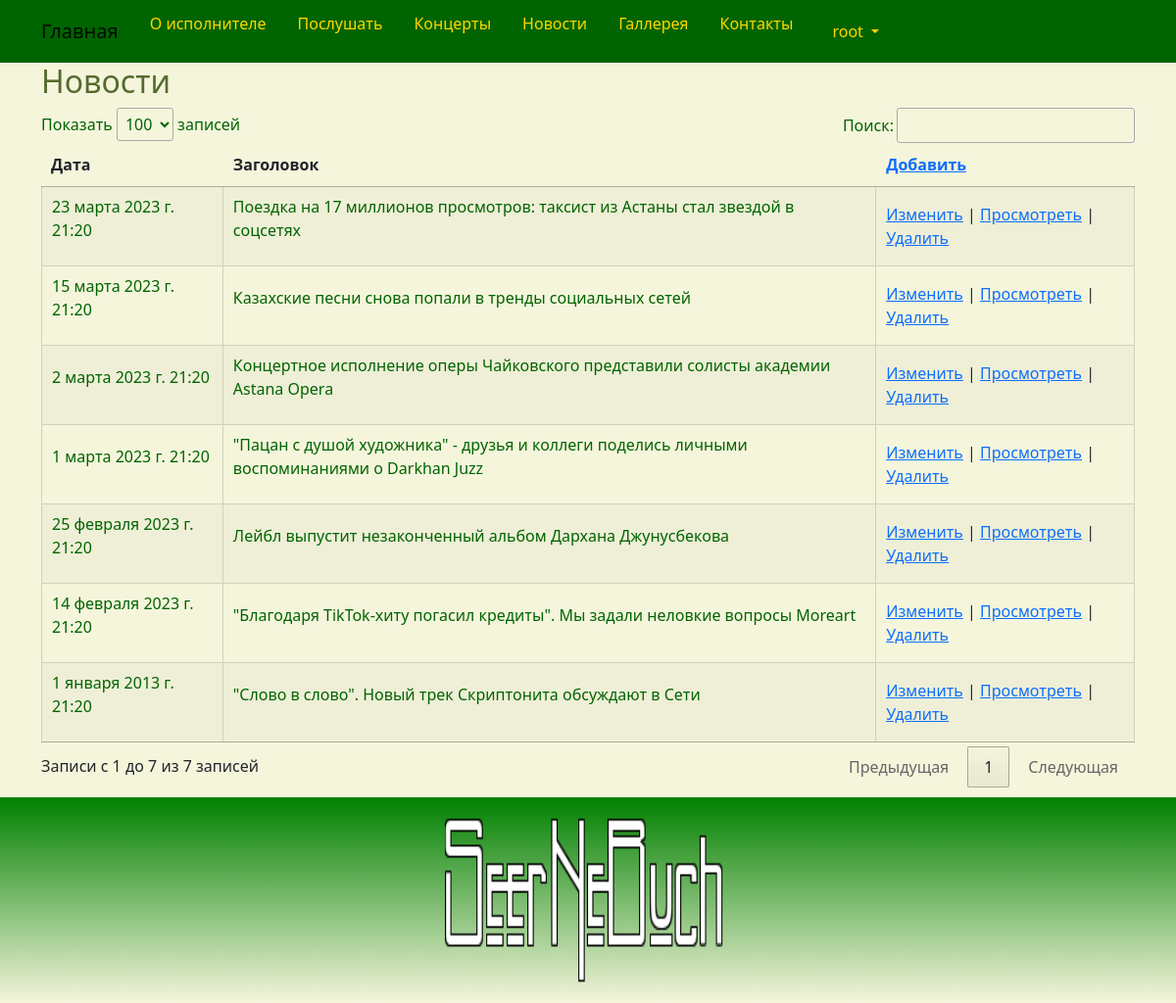
The page /news/index/ (signed in) on the database its author committed.
### band/models.py (models this page shows)
class News(models.Model):
    daten = models.DateTimeField(_('daten'))
    title = models.CharField(_('title_news'), max_length=256)
    details = models.TextField(_('details_news'))
    photo = models.ImageField(_('photo_news'), upload_to='images/', blank=True, null=True)
    class Meta:
        db_table = 'news'
        indexes = [
            models.Index(fields=['daten']),
        ]
        ordering = ['daten']

### band/views.py (the view)
# urls.py: path('news/index/', views.news_index, name='news_index'),
@login_required
@group_required("Managers")
def news_index(request):
    try:
        news = News.objects.all().order_by('-daten')
        return render(request, "news/index.html", {"news": news})
    except Exception as error:
        print(error)
        return HttpResponse(str(error))

### band/views.py (called while the page is built)
def group_required(*group_names):
    def in_groups(u):
        if u.is_authenticated:
            if bool(u.groups.filter(name__in=group_names)) | u.is_superuser:
                return True
        return False
    return user_passes_test(in_groups, login_url='403')

### templates/news/index.html (shortened to what this page needs)
{% extends "base.html" %}
{% load i18n %}
{% block content %}
<h2>{% trans "newss" %}</h2>
{% if news.count > 0 %}
<div class="row">
	<table id="myTable" class="cell-border hover stripe" style="width:100%">
		<thead>
			<tr>
				<th>{% trans "daten" %}</th>
				<th>{% trans "title" %}</th>
				<th><a href="{% url 'news_create'%}">{% trans "Add" %}</a></th>
			</tr>
		</thead>
		<tbody>
			{% for n in news %}
			<tr>
				<td>
					<p>{{ n.daten }}</p>
				</td>
				<td>
					<p>{{ n.title }}</p>
				</td>
				<td>
					<a href="{% url 'news_edit' n.id %}">{% trans "Change" %}</a> |
					<a href="{% url 'news_read' n.id %}">{% trans "View" %}</a> |
					<a onclick="return confirm('Удалить запись?')" href="{% url 'news_delete' n.id %}">{% trans "Delete" %}</a>
				</td>
			</tr>
			{% endfor %}
		</tbody>
	</table>
</div>
{% else %}
<a href="{% url 'news_create'%}">{% trans "Create" %}</a>
{% endif %}
{% endblock content %}

### templates/base.html (shortened to what this page needs)
<!DOCTYPE html>
{% load static %}
{% load i18n %}
<html>
<head>
	<link href="https://cdn.jsdelivr.net/npm/bootstrap@5.0.2/dist/css/bootstrap.min.css" rel="stylesheet">
	<link rel="stylesheet" href="{% static 'css/styles.css' %}" />
	<link rel="stylesheet" href="{% static 'css/choosen.css' %}" />
</head>
	<nav class="navbar navbar-expand-lg navbar-light justify-content-center">
		<div class="container">
			<a class="navbar-brand" href="{{ HTTP_HOST }}/">{% trans "Home" %}</a>
			<div class="collapse navbar-collapse" id="mainMenu">
				<ul class="navbar-nav me-auto mb-2 mb-lg-0">
					<li class="nav-item">
						<a class="dropdown-item" href="{% url 'about' %}">{% trans "about" %}</a>
					</li>
					<li class="nav-item">
						<a class="dropdown-item" href="{% url 'listen' %}">{% trans "listen" %}</a>
					</li>
					<li class="nav-item">
						<a class="dropdown-item" href="{% url 'concert_list' %}">{% trans "concerts" %}</a>
					</li>
					<li class="nav-item">
						<a class="dropdown-item" href="{% url 'news_list' %}">{% trans "newss" %}</a>
					</li>
					<li class="nav-item">
						<a class="dropdown-item" href="{% url 'gallery' %}">{% trans "gallery" %}</a>
					</li>
					<li class="nav-item">
						<a class="dropdown-item" href="{% url 'contact' %}">{% trans "contacts" %}</a>
					</li>
					{% if user.is_authenticated %}
						<li class="nav-link dropdown">
							<a class="dropdown-item dropdown-toggle" href="#" id="navbarDropdown" role="button" data-bs-toggle="dropdown" aria-expanded="false">
							{{ user.username }}
							</a>
						</li>
					{% else %}
						<form class="form-inline ml-auto">
							<a href="{% url 'login' %}" class="btn btn-outline-secondary">{% trans "Log In" %}</a>
							<a href="{% url 'signup' %}" class="btn btn-primary ml-2">{% trans "Sign up" %}</a>
						</form>
					{% endif %}
				</ul>
			</div>
		</div>
	</nav>
<body style="background-color: beige">
	<div class="container">
		{% block content%}{% endblock content %}
	</div>
</body>
<footer class="container-fluid text-center bg-lightgray">
	<div class="copyrights">
		<img src="{% static 'images/logo.png' %}" alt="logo" style="height:190px; width: 312px; padding: 10px;">
	</div>
</footer>
<link rel="stylesheet" href="https://cdn.datatables.net/1.11.2/css/jquery.dataTables.min.css">
</html>

### static/css/styles.css (style rules this page uses)
:root { --navbar-background-color: DarkGreen; --navbar-text-color: Gold; --main-background-color-light: LemonChiffon; --main-background-color-dark: PaleGoldenrod; --main-text-color: DarkGreen; --main-header-color: DarkOliveGreen; --main-text-attention-color: Purple; --footer-background-color-light: Beige; --footer-background-color-dark: Green; --footer-text-color: Teal; --card-background-color-light: LemonChiffon; --card-background-color-dark: PaleGoldenrod; --card-text-color: SeaGreen; --table-background-color-light: LemonChiffon; --table-background-color-dark: PaleGoldenrod; --table-text-color: DarkGreen; --star-size: 30px; --star-color: Yellow; --star-background: Gold ; }
.navbar { background-color: var(--navbar-background-color); color: var(--navbar-text-color); }
.navbar .navbar-nav, .navbar .navbar-nav .navbar-text { color: var(--navbar-text-color); }
.navbar ul { background-color: var(--navbar-background-color); color: var(--navbar-text-color); }
.navbar li { background-color: var(--navbar-background-color); color: var(--navbar-text-color); }
.navbar a { background-color: var(--navbar-background-color); color: var(--navbar-text-color); }
.navbar-brand { background-color: var(--navbar-background-color); color: var(--navbar-text-color); }
.nav-link a { background-color: var(--navbar-background-color); color: var(--navbar-text-color); }
.nav-item { background-color: var(--navbar-background-color); color: var(--navbar-text-color); font-weight: bold; }
body { background-color: var(--main-background-color-light); }
h1, h2, h3, h4, h5, h6 { color: var(--main-header-color); }
p, ul, li, label { color: var(--main-text-color); }
footer { background-image: linear-gradient(top, var(--footer-background-color-dark), var(--footer-background-color-light)); background-image: -o-linear-gradient(top, var(--footer-background-color-dark), var(--footer-background-color-light)); background-image: -moz-linear-gradient(top, var(--footer-background-color-dark), var(--footer-background-color-light)); background-image: -webkit-linear-gradient(top, var(--footer-background-color-dark), var(--footer-background-color-light)); margin-top: 10px; padding: 10px; }

### rows shown on the page
News: daten "23 марта 2023 г. 21:20", title "Поездка на 17 миллионов просмотров: таксист из Астаны стал звездой в соцсетях"
News: daten "15 марта 2023 г. 21:20", title "Казахские песни снова попали в тренды социальных сетей"
News: daten "2 марта 2023 г. 21:20", title "Концертное исполнение оперы Чайковского представили солисты академии Astana Opera"
News: daten "1 марта 2023 г. 21:20", title "\"Пацан с душой художника\" - друзья и коллеги поделись личными воспоминаниями о Darkhan Juzz"
News: daten "25 февраля 2023 г. 21:20", title "Лейбл выпустит незаконченный альбом Дархана Джунусбекова"
News: daten "14 февраля 2023 г. 21:20", title "\"Благодаря TikTok-хиту погасил кредиты\". Мы задали неловкие вопросы Moreart"
News: daten "1 января 2013 г. 21:20", title "\"Слово в слово\". Новый трек Скриптонита обсуждают в Сети"

### other values the page prints
{{ user.username }} "root"
